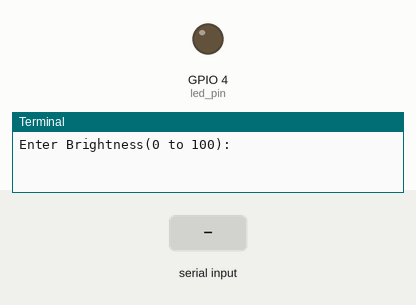
A program run on a simulated Raspberry Pi (BCM pin numbers). On the bench: output pins drawn as LEDs (lit = HIGH), the last lines printed to the terminal. The test bench sets the inputs (shaded band).

Above: at 1.2 s.
1.3 s: "5" typed at the terminal, then Enter
At 1.8 s:
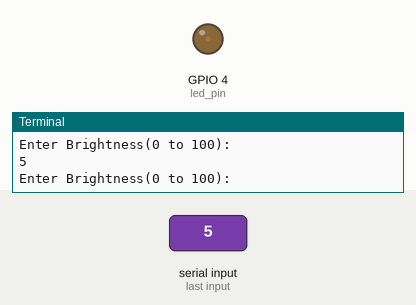
2.8 s: "90" typed at the terminal, then Enter
At 4.2 s:
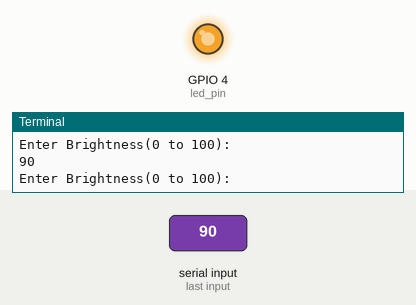
Timing chart, 0 to 5.8 s (numbered marks = the images above; inputs shaded):
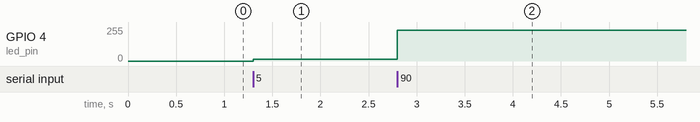

The program:

3_led_light_control.py
```python
import RPi.GPIO as GPIO

led_pin = 4
GPIO.setmode(GPIO.BCM)
GPIO.setup(led_pin, GPIO.OUT)

pwm_led = GPIO.PWM(led_pin, 500)
pwm_led.start(0)

while True:
    duty_s = input("Enter Brightness(0 to 100):")
    duty = int(duty_s)

    if(duty == 1000):
        pwm_led.stop()
        GPIO.cleanup()
        break
    else:
        pwm_led.ChangeDutyCycle(duty)
```

Measured:
- after the input at 1.3 s, GPIO 4 (led_pin): 0/255 → 13/255 at once
- after the input at 2.8 s, GPIO 4 (led_pin): 13/255 → 230/255 at once
